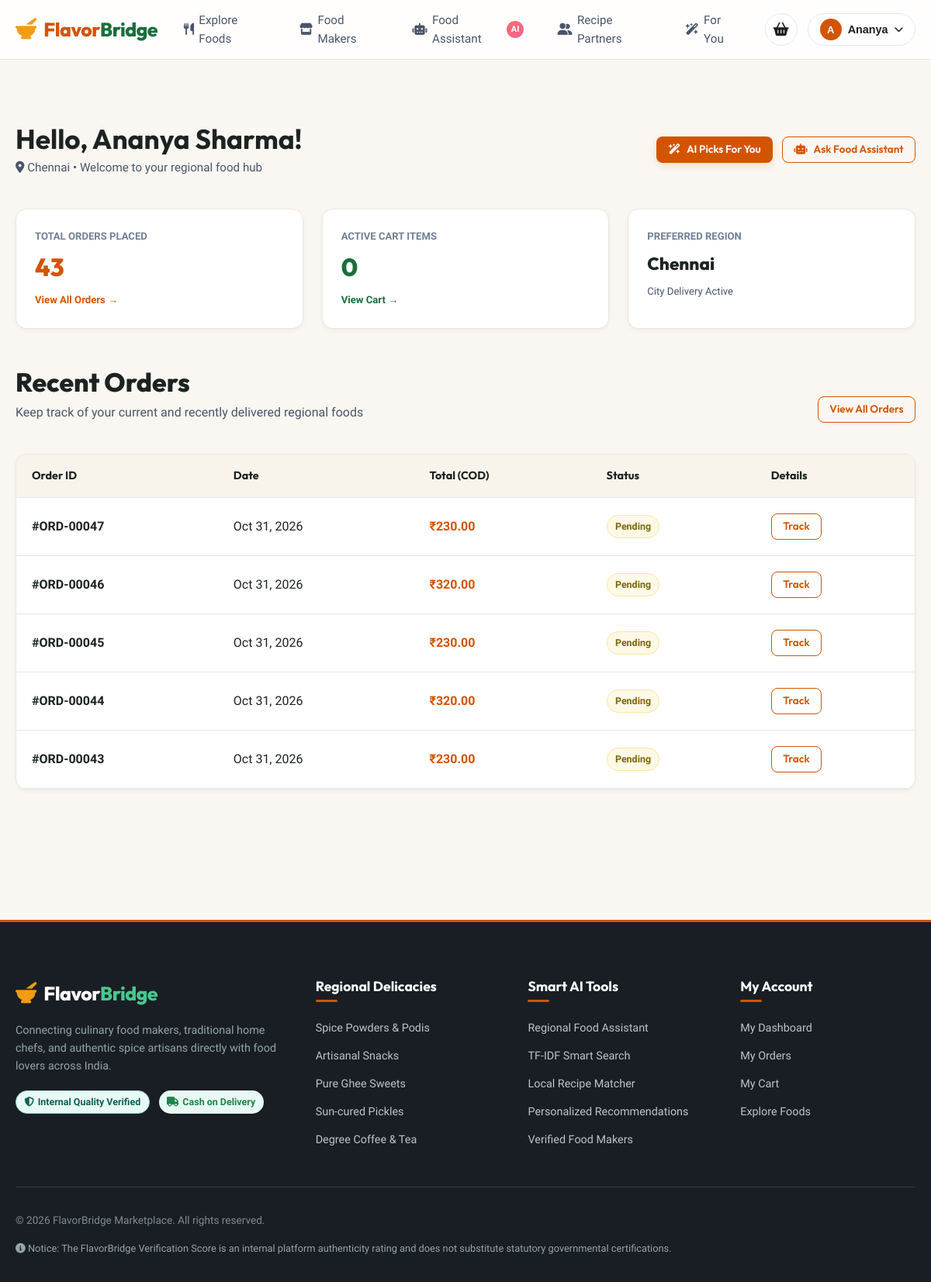
The app's page /customer/dashboard (signed in), older data.
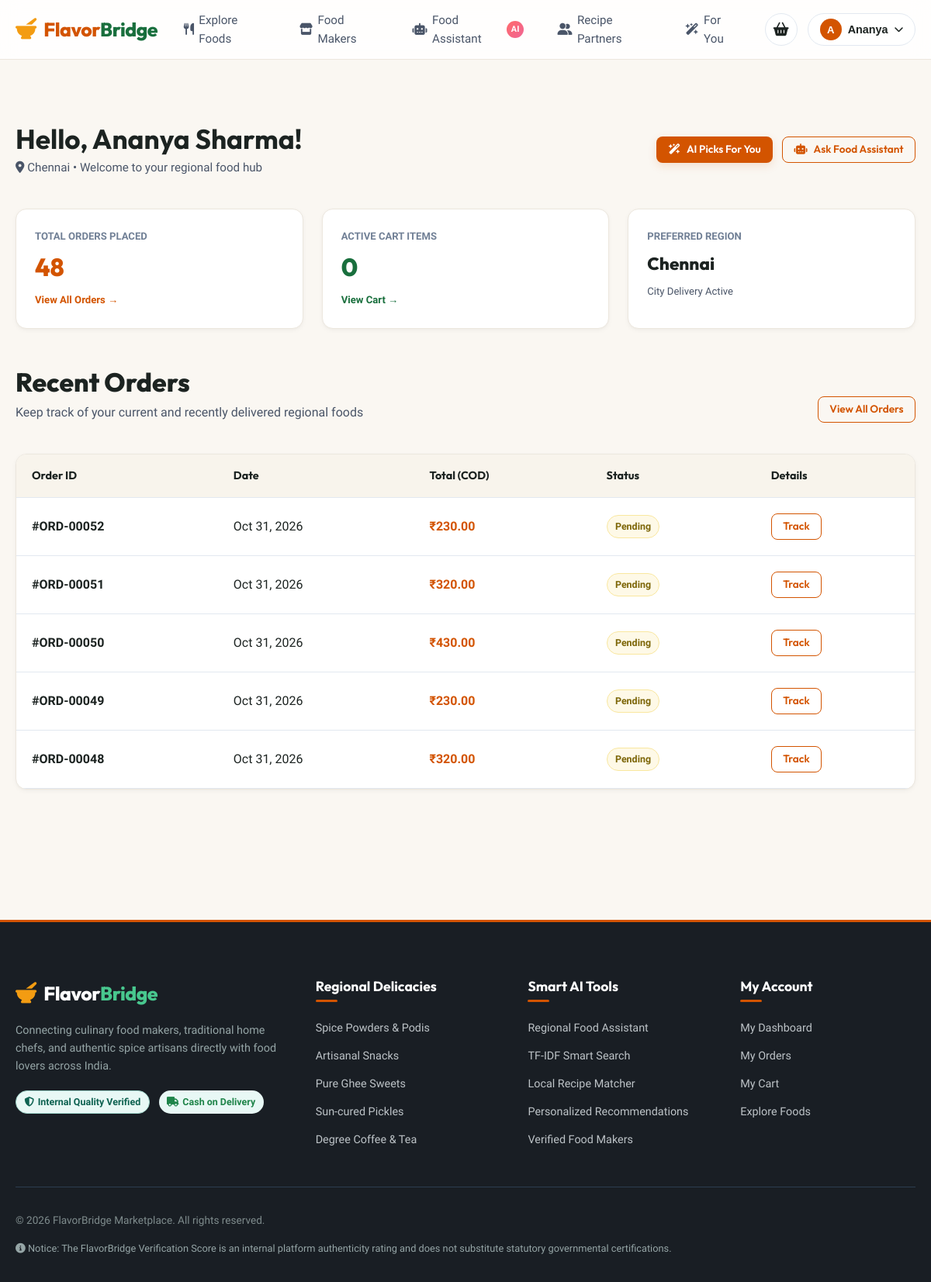
The same page, newer data.
### backend/models.py (models this page shows, shortened)
class Order(db.Model):
    __tablename__ = 'orders'
    id = db.Column(db.Integer, primary_key=True)
    customer_id = db.Column(db.Integer, db.ForeignKey('users.id'), nullable=False)
    total_amount = db.Column(db.Float, nullable=False)
    address = db.Column(db.Text, nullable=False)
    city = db.Column(db.String(100), nullable=False)
    state = db.Column(db.String(100), nullable=False, default='Tamil Nadu')
    pincode = db.Column(db.String(20), nullable=False)
    phone = db.Column(db.String(20), nullable=False)
    payment_method = db.Column(db.String(50), nullable=False, default='Cash on Delivery')
    status = db.Column(db.String(50), nullable=False, default='Pending')
    created_at = db.Column(db.DateTime, default=datetime.utcnow)
    items = db.relationship('OrderItem', backref='order', lazy=True, cascade='all, delete-orphan')

### backend/routes/auth_routes.py (the view)
@auth_bp.route('/customer/dashboard')
@login_required
@role_required('customer')
def customer_dashboard():
    user_id = session.get('user_id')
    user = User.query.get_or_404(user_id)
    orders = Order.query.filter_by(customer_id=user_id).order_by(Order.created_at.desc()).limit(5).all()
    total_orders_count = Order.query.filter_by(customer_id=user_id).count()
    recent_interactions = Interaction.query.filter_by(customer_id=user_id).order_by(Interaction.created_at.desc()).limit(6).all()
    viewed_products = [i.product for i in recent_interactions if i.product]
    return render_template(
        'customer_dashboard.html',
        user=user,
        recent_orders=orders,
        total_orders_count=total_orders_count,
        viewed_products=viewed_products
    )

### backend/models.py (called while the page is built)
    @property
    def total_items(self):
        return sum(item.quantity for item in self.items)

### backend/utils/security.py (called while the page is built)
def login_required(f):
    @wraps(f)
    def decorated_function(*args, **kwargs):
        user_id = session.get('user_id')
        if not user_id:
            flash('Please log in to access this page.', 'warning')
            return redirect(url_for('auth.login', next=request.path))
        user = User.query.get(user_id)
        if not user:
            user_email = session.get('user_email')
            if user_email:
                user = User.query.filter_by(email=user_email).first()
                if user:
                    session['user_id'] = user.id
        if not user:
            session.clear()
            flash('Please log in to access this page.', 'warning')
            return redirect(url_for('auth.login', next=request.path))
        return f(*args, **kwargs)
    return decorated_function

### frontend/templates/customer_dashboard.html (shortened to what the changed rows need)
{% extends "base.html" %}
{% block content %}
<div class="container" style="padding: 3rem 1.25rem;">
  <div style="display: flex; justify-content: space-between; align-items: center; margin-bottom: 2.5rem; flex-wrap: wrap; gap: 1rem;">
    <div>
      <h1 style="font-size: 2.2rem; margin-bottom: 0.2rem;">Hello, {{ user.name }}!</h1>
    </div>
  </div>
  <div style="display: grid; grid-template-columns: repeat(auto-fit, minmax(220px, 1fr)); gap: 1.5rem; margin-bottom: 3rem;">
    <div style="background: #FFFFFF; border-radius: 14px; border: var(--border-light); padding: 1.5rem; box-shadow: var(--shadow-sm);">
      <div style="font-size: 0.82rem; color: var(--gray-medium); text-transform: uppercase; font-weight: 700;">Total Orders Placed</div>
      <div style="font-size: 2rem; font-weight: 800; color: var(--primary); font-family: var(--font-heading); margin-top: 0.25rem;">
        {{ total_orders_count }}
      </div>
      <a href="{{ url_for('order.customer_orders') }}" style="font-size: 0.82rem; color: var(--primary); font-weight: 600; margin-top: 0.4rem; display: inline-block;">
        View All Orders &rarr;
      </a>
    </div>
  </div>
  <div style="margin-bottom: 3.5rem;">
    <div class="section-header">
      <div>
        <h2 class="section-title">Recent Orders</h2>
      </div>
    </div>
    {% if recent_orders %}
      <div class="cart-table-wrapper">
        <table class="table">
          <thead>
            <tr>
              <th>Order ID</th>
              <th>Date</th>
              <th>Total (COD)</th>
              <th>Status</th>
              <th>Details</th>
            </tr>
          </thead>
          <tbody>
            {% for order in recent_orders %}
              <tr>
                <td><strong>#ORD-{{ "%05d"|format(order.id) }}</strong></td>
                <td>{{ order.created_at.strftime('%b %d, %Y') }}</td>
                <td style="font-weight: 700; color: var(--primary);">₹{{ "%.2f"|format(order.total_amount) }}</td>
                <td>
                  <span class="badge {% if order.status == 'Delivered' %}badge-verified{% elif order.status in ['Preparing', 'Shipped', 'Out for Delivery'] %}badge-fresh{% else %}badge-pending{% endif %}">
                    {{ order.status }}
                  </span>
                </td>
                <td>
                  <a href="{{ url_for('order.order_detail', order_id=order.id) }}" class="btn btn-outline btn-sm">Track</a>
                </td>
              </tr>
            {% endfor %}
          </tbody>
        </table>
      </div>
    {% endif %}
  </div>
</div>
{% endblock %}

Row changes from the older to the newer data that the page shows:
no longer on this page (row unchanged): Order: id "00047", created_at "Oct 31, 2026", total_amount "230.00", status "Pending"
no longer on this page (row unchanged): Order: id "00046", created_at "Oct 31, 2026", total_amount "320.00", status "Pending"
no longer on this page (row unchanged): Order: id "00045", created_at "Oct 31, 2026", total_amount "230.00", status "Pending"
no longer on this page (row unchanged): Order: id "00044", created_at "Oct 31, 2026", total_amount "320.00", status "Pending"
no longer on this page (row unchanged): Order: id "00043", created_at "Oct 31, 2026", total_amount "230.00", status "Pending"
added Order: id "00052", created_at "Oct 31, 2026", total_amount "230.00", status "Pending"
added Order: id "00051", created_at "Oct 31, 2026", total_amount "320.00", status "Pending"
added Order: id "00050", created_at "Oct 31, 2026", total_amount "430.00", status "Pending"
added Order: id "00049", created_at "Oct 31, 2026", total_amount "230.00", status "Pending"
added Order: id "00048", created_at "Oct 31, 2026", total_amount "320.00", status "Pending"
Text that changed along with them:
{{ total_orders_count }}: "43" → "48"
